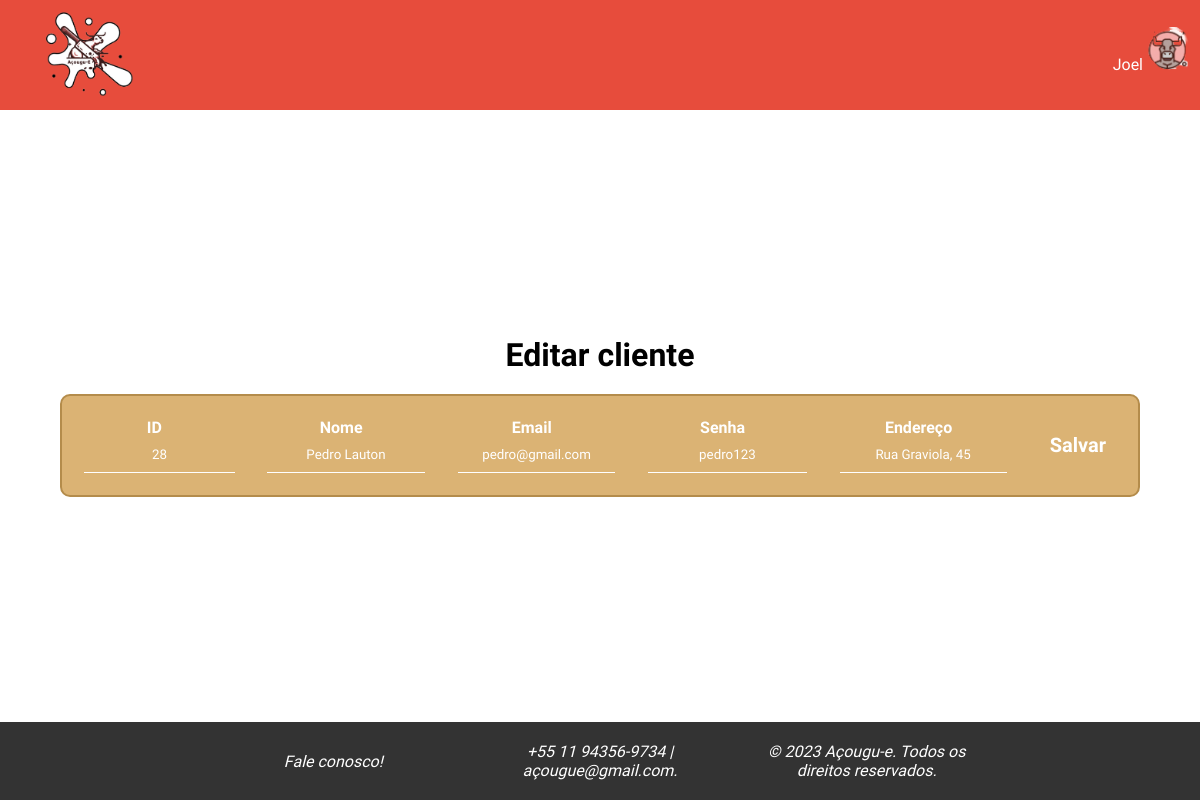
The app's page /php/php_adm/editar_cliente.php?id=28 (signed in) with its own data.
### tables this page shows
CREATE TABLE `administradores` (
  `AdmId` int(11) NOT NULL,
  `Nome` varchar(50) DEFAULT NULL,
  `Email` varchar(50) DEFAULT NULL,
  `Senha` varchar(255) DEFAULT NULL
);

CREATE TABLE `clientes` (
  `ClienteId` int(11) NOT NULL,
  `Nome` varchar(150) NOT NULL,
  `Email` varchar(100) NOT NULL,
  `Senha` char(64) NOT NULL,
  `Endereco` varchar(300) NOT NULL
);

### includes/verifica.php (called while the page is built)
<?php
require 'config.php';
if (isset($_SESSION['tipo_usuario']) && !empty($_SESSION['tipo_usuario'])) {
    require_once 'Usuario.class.php';
    $u = new Usuario();
    if ($_SESSION['tipo_usuario'] == 'cliente') {
        if (isset($_SESSION['idcli']) && !empty($_SESSION['idcli'])) {
            $listLogged = $u->logged($_SESSION['idcli'], $_SESSION['tipo_usuario']);
            $nomeUsu = isset($listLogged['Nome']) ? $listLogged['Nome'] : null;
        } else {
            header("Location: login.php");
            exit();
        }
    } elseif ($_SESSION['tipo_usuario'] == 'administrador') {
        $listAdmin = $u->logged($_SESSION['id_admin'], $_SESSION['tipo_usuario']);
        $nomeUsu = is_array($listAdmin) ? $listAdmin['Nome'] : null;
    } else {
        header("Location: login.php");
        exit();
    }
} else {
    header("Location: ../../php_entrada/login.php");
    exit();
}
?>

### includes/Usuario.class.php (called while the page is built, shortened)
<?php
class Usuario {
    public function logged($id, $tipoUsuario)
    {
        global $pdo;
        $tabela = ($tipoUsuario == 'cliente') ? 'clientes' : 'administradores';
        $colunaId = ($tipoUsuario == 'cliente') ? 'ClienteId' : 'AdmId';
        $sql = "SELECT Nome FROM $tabela WHERE $colunaId = :id";
        $stmt = $pdo->prepare($sql);
        $stmt->bindValue(":id", $id);
        $stmt->execute();
        return $stmt->fetch(PDO::FETCH_ASSOC);
    }
}
?>

### php/php_adm/editar_cliente.php (the view, shortened to what this page needs)
<?php
    require '../../includes/verifica.php';
    if (isset($_SESSION['id_admin']) && !empty($_SESSION['id_admin'])):
    $id = $_GET['id'];
    $consulta = $pdo->prepare('SELECT * FROM clientes WHERE ClienteId = :id');
    $consulta->bindValue(':id', $id);
    $consulta->execute();
    $linha = $consulta->fetch(PDO::FETCH_ASSOC);
    $nome = $linha['Nome'];
    $email = $linha['Email'];
    $senha = $linha['Senha'];
    $endereco = $linha['Endereco'];
?>
<!DOCTYPE html>
<html lang="pt-br">
<head>
    <link rel="stylesheet" href="../../style/css_adm/css-editar_clientes.css">
</head>
<body>
    <?php include_once "nav_adm.php"; ?>
    <main>
        <h1>Editar cliente</h1>
        <table>
            <form action="editar_cliente_action.php">
                <tr>
                    <th>ID
                        <br><input type="text" name="txtid" value="<?php echo "$id"; ?>" readonly>
                    </th>
                    <th>Nome
                        <br><input type="text" name="txtNome" value="<?php echo "$nome"; ?>">
                    </th>
                    <th>Email
                        <br><input type="text" name="txtEmail" value="<?php echo "$email"; ?>">
                    </th>
                    <th>Senha
                        <br><input type="text" name="txtSenha" value="<?php echo "$senha"; ?>">
                    </th>
                    <th>Endereço
                        <br><input type="text" name="txtEndereco" value="<?php echo "$endereco"; ?>">
                    </th>
                    <th>
                        <button type="submit" class="input_btn">Salvar</button>
                    </th>
                </tr>
            </form>
        </table>
    </main>
    <?php include_once "footer_adm.php"; ?>
</body>
</html>
<?php
    else:
        header("Location: ../../index.php");
        exit();
    endif;
?>

### php/php_adm/nav_adm.php (shortened to what this page needs)
<?php
    require_once '../../includes/verifica.php';
?>
<!DOCTYPE html>
<html lang="pt-br">
<head>
    <link rel="stylesheet" href="../../style/css_adm/css-nav_adm.css">
</head>
<body>
    <nav>
        <div class="nav">
            <a href="inicio.php"><img src="../../img/logo.png" alt="Logo Açougu-E"></a>
            <p id="nav_usuario"><?php  echo $nomeUsu; ?><img src="../../img/logo_usuario.png" alt="Logo usuário" id="nav_menu_li_img"></p>
        </div>
    </nav>
<body>
</html>

### style/css_adm/css-editar_clientes.css (style rules this page uses)
* { margin: 0; padding: 0; }
body { font-family: 'Playpen Sans', sans-serif; box-sizing: border-box; width: 100%; height: 100%; }
main { padding-top: 100px; text-align: center; display: flex; flex-direction: column; justify-content: center; align-items: center; }
h1 { font-size: 32px; }
a { text-decoration: none; cursor: pointer; }
th, td { display: block; width: 100%; box-sizing: border-box; text-align: center; padding: 10px; color: white; }
tr { display: block; width: 100%; box-sizing: border-box; margin-bottom: 10px; }
table { width: 90%; background-color: #DBB374; border: #b48c4b; border-radius: 10px; border-style: solid; border-width: 2px; margin: 20px; margin-bottom: 20px; }
form { margin: 0; }
input { border: none; outline: none; background: none; border-bottom: 1px solid #FFF; width: 93%; color: white; text-align: center; font-family: 'Playpen Sans', sans-serif; padding: 10px; }
form { width: 90%; display: flex; flex-direction: row; margin: 10px; }
.input_btn { font-family: 'Playpen Sans', sans-serif; background-color: transparent; padding: 10px; border: none; color: white; font-weight: bold; font-size: 20px; cursor: pointer; }
@media screen and (min-width: 768px) { th, td { display: table-cell; width: auto; box-sizing: border-box; text-align: center; padding: 20px; } }
@media screen and (min-width: 768px) { tr { display: table-row; } }

### style/css_adm/css-nav_adm.css (style rules this page uses)
* { margin: 0; padding: 0; }
body { font-family: 'Playpen Sans', sans-serif; box-sizing: border-box; width: 100%; height: 100%; }
.nav { display: flex; background-color: #E74C3C; position: fixed; width: 100%; height: 110px; z-index: 1000; }
.nav img { width: 80px; padding: 1vw; margin: 20px 0 0 40px; }
.nav_menu li, #nav_usuario { display: inline-block; text-align: center; padding: 7px; border-bottom: #be5555; border: #be5555; border-width: 2px; border-style: solid; }
.nav li a, #nav_usuario { text-decoration: none; color: white; border: none; }
#nav_menu_li_img { margin: 0; width: 50px; height: auto; display: none; }
#nav_usuario { display: none; cursor: pointer; }
@media screen and (min-width: 768px) { #nav_menu_li_img { display:unset; } }
@media screen and (min-width: 768px) { #nav_usuario { display: unset; margin-left: auto; padding-top: 17px; } }
@media screen and (min-width: 768px) { .nav img { width: 100px; margin: auto; padding: 0; padding-top: 10px; margin-left: 40px; margin-bottom: 10px; } }

### style/css_adm/css-footer_adm.css (style rules this page uses)
body { font-family: 'Playpen Sans', sans-serif; box-sizing: border-box; width: 100%; min-height: 100vh; margin: 0; display: flex; flex-direction: column; }
main { flex: 1; padding-top: 150px; }

### records on screen
administradores: Nome "Joel"
clientes: txtNome "Pedro Lauton", txtEmail "pedro@gmail.com", txtSenha "pedro123", txtEndereco "Rua Graviola, 45"
